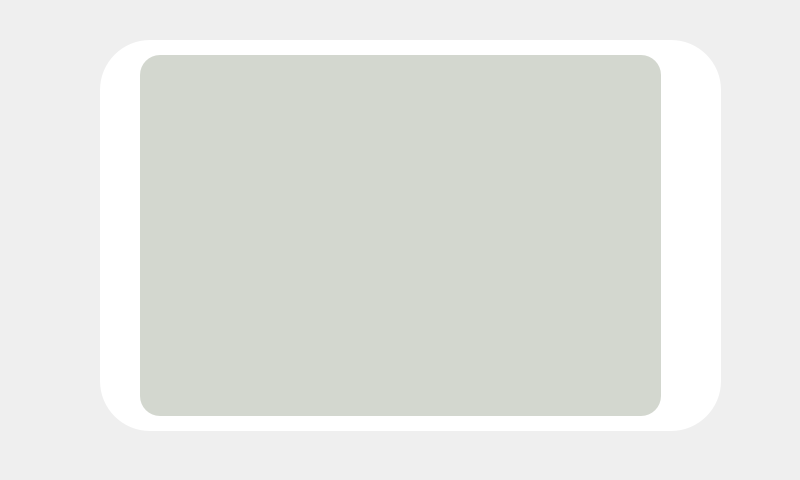
<?xml version="1.0" encoding="UTF-8"?>
<ui version="4.0">
 <class>Face</class>
 <widget class="QWidget" name="Face">
  <property name="geometry">
   <rect>
    <x>0</x>
    <y>0</y>
    <width>800</width>
    <height>480</height>
   </rect>
  </property>
  <property name="windowTitle">
   <string>Form</string>
  </property>
  <property name="styleSheet">
   <string notr="true"/>
  </property>
  <widget class="QFrame" name="frame">
   <property name="geometry">
    <rect>
     <x>100</x>
     <y>40</y>
     <width>621</width>
     <height>391</height>
    </rect>
   </property>
   <property name="sizePolicy">
    <sizepolicy hsizetype="Fixed" vsizetype="Preferred">
     <horstretch>0</horstretch>
     <verstretch>0</verstretch>
    </sizepolicy>
   </property>
   <property name="styleSheet">
    <string notr="true">#frame{
background-color: rgb(255, 255, 255);
border-radius:50px}</string>
   </property>
   <property name="frameShape">
    <enum>QFrame::StyledPanel</enum>
   </property>
   <property name="frameShadow">
    <enum>QFrame::Raised</enum>
   </property>
   <widget class="QPushButton" name="pushButton_2">
    <property name="geometry">
     <rect>
      <x>570</x>
      <y>10</y>
      <width>41</width>
      <height>31</height>
     </rect>
    </property>
    <property name="styleSheet">
     <string notr="true">border:none;
image: url(:/icon/image/iocn/close.png);
background-color: rgba(238, 238, 236,0);</string>
    </property>
    <property name="text">
     <string/>
    </property>
   </widget>
   <widget class="QLabel" name="facelabel">
    <property name="geometry">
     <rect>
      <x>40</x>
      <y>15</y>
      <width>521</width>
      <height>361</height>
     </rect>
    </property>
    <property name="styleSheet">
     <string notr="true">border-radius:20px;
background-color: rgb(211, 215, 207);</string>
    </property>
    <property name="text">
     <string/>
    </property>
   </widget>
  </widget>
 </widget>
 <resources/>
 <connections/>
</ui>
